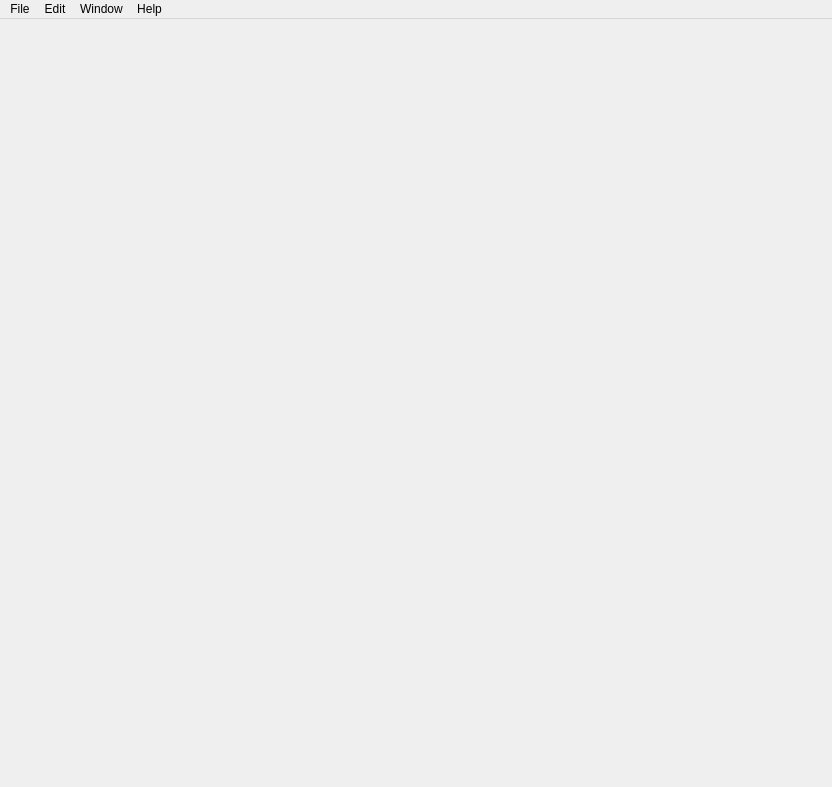
<?xml version="1.0" encoding="UTF-8"?>
<ui version="4.0">
 <class>MainWindow</class>
 <widget class="QMainWindow" name="MainWindow">
  <property name="windowModality">
   <enum>Qt::NonModal</enum>
  </property>
  <property name="geometry">
   <rect>
    <x>0</x>
    <y>0</y>
    <width>832</width>
    <height>787</height>
   </rect>
  </property>
  <property name="mouseTracking">
   <bool>true</bool>
  </property>
  <property name="focusPolicy">
   <enum>Qt::ClickFocus</enum>
  </property>
  <property name="windowTitle">
   <string>MainWindow</string>
  </property>
  <widget class="QWidget" name="centralwidget"/>
  <widget class="QMenuBar" name="menubar">
   <property name="enabled">
    <bool>true</bool>
   </property>
   <property name="geometry">
    <rect>
     <x>0</x>
     <y>0</y>
     <width>832</width>
     <height>22</height>
    </rect>
   </property>
   <property name="defaultUp">
    <bool>false</bool>
   </property>
   <widget class="QMenu" name="menuFile">
    <property name="title">
     <string>File</string>
    </property>
    <addaction name="actionNew_project"/>
    <addaction name="actionOpen_project"/>
    <addaction name="separator"/>
    <addaction name="actionSave_project"/>
   </widget>
   <widget class="QMenu" name="menuEdit">
    <property name="title">
     <string>Edit</string>
    </property>
    <addaction name="actionCopy"/>
    <addaction name="actionPaste"/>
    <addaction name="separator"/>
    <addaction name="actionReload_Project"/>
   </widget>
   <widget class="QMenu" name="menuWindow">
    <property name="title">
     <string>Window</string>
    </property>
   </widget>
   <widget class="QMenu" name="menuHelp">
    <property name="title">
     <string>Help</string>
    </property>
   </widget>
   <addaction name="menuFile"/>
   <addaction name="menuEdit"/>
   <addaction name="menuWindow"/>
   <addaction name="menuHelp"/>
  </widget>
  <action name="actionOpen_project">
   <property name="text">
    <string>Open</string>
   </property>
   <property name="shortcut">
    <string>Ctrl+O</string>
   </property>
  </action>
  <action name="actionCopy">
   <property name="text">
    <string>Copy</string>
   </property>
   <property name="shortcut">
    <string>Ctrl+C</string>
   </property>
  </action>
  <action name="actionPaste">
   <property name="text">
    <string>Paste</string>
   </property>
   <property name="shortcut">
    <string>Ctrl+V</string>
   </property>
  </action>
  <action name="actionSave_project">
   <property name="text">
    <string>Save</string>
   </property>
   <property name="shortcut">
    <string>Ctrl+S</string>
   </property>
  </action>
  <action name="actionNew_project">
   <property name="text">
    <string>New</string>
   </property>
   <property name="shortcut">
    <string>Ctrl+N</string>
   </property>
  </action>
  <action name="actionReload_Project">
   <property name="text">
    <string>Reload Project</string>
   </property>
   <property name="shortcut">
    <string>Ctrl+R</string>
   </property>
  </action>
 </widget>
 <resources>
  <include location="../resources.qrc"/>
 </resources>
 <connections>
  <connection>
   <sender>actionOpen_project</sender>
   <signal>triggered()</signal>
   <receiver>MainWindow</receiver>
   <slot>showOpenFileDialog()</slot>
   <hints>
    <hint type="sourcelabel">
     <x>-1</x>
     <y>-1</y>
    </hint>
    <hint type="destinationlabel">
     <x>472</x>
     <y>345</y>
    </hint>
   </hints>
  </connection>
  <connection>
   <sender>actionReload_Project</sender>
   <signal>triggered()</signal>
   <receiver>MainWindow</receiver>
   <slot>reloadMoai()</slot>
   <hints>
    <hint type="sourcelabel">
     <x>-1</x>
     <y>-1</y>
    </hint>
    <hint type="destinationlabel">
     <x>472</x>
     <y>345</y>
    </hint>
   </hints>
  </connection>
 </connections>
 <slots>
  <slot>showOpenFileDialog()</slot>
  <slot>reloadMoai()</slot>
  <slot>setAutoreloadHost(bool)</slot>
  <slot>setAutoreloadDevice(bool)</slot>
  <slot>setAutoreloadFull(bool)</slot>
  <slot>updateDeviceList()</slot>
  <slot>setCurrentDevice(int)</slot>
 </slots>
</ui>
